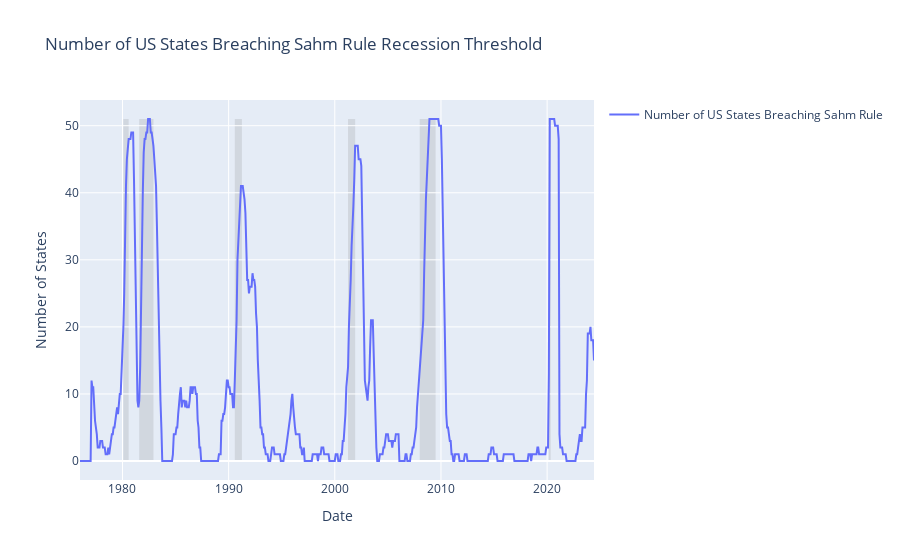

Here is the notebook cell this chart was saved with:
### Code cell
from fredapi import Fred
import pandas as pd
import plotly.graph_objects as go
import ssl

ssl._create_default_https_context = ssl._create_unverified_context

fred = Fred(api_key="d0b19bd01f39fdd7318477768791c1a9")

states = ['AK', 'AL', 'AR', 'AZ', 'CA', 'CO', 'CT', 'DC', 'DE', 'FL', 'GA', 'HI', 'IA', 'ID', 'IL', 'IN', 'KS', 'KY', 'LA', 'MA', 'MD',
          'ME', 'MI', 'MN', 'MO', 'MS', 'MT', 'NC', 'ND', 'NE', 'NH', 'NJ', 'NM', 'NV', 'NY', 'OH', 'OK', 'OR', 'PA', 'RI', 'SC', 'SD',
          'TN', 'TX', 'UT', 'VA', 'VT', 'WA', 'WI', 'WV', 'WY']

# Dictionary to hold the data for each series
df = pd.DataFrame(columns=states)

# Loop through each ticker and fetch the series data
for x in states:
    try:
        df[x] = fred.get_series(x + 'UR')
    except Exception as e:
        print(f"Error fetching data for {x + 'UR'}: {e}")

df_sahm = df.rolling(3).mean() - df.rolling(3).mean().rolling(12).min()
df_sahm_count = df_sahm.applymap(lambda x: 1 if x > 0.5 else 0)
sahm_series = df_sahm_count.sum(axis=1).rename('Number of US States Breaching Sahm Rule Recession Threshold')

# Fetch US recession data
recession_data = fred.get_series('USREC')
recession_periods = recession_data[recession_data == 1]
recession_periods = recession_periods[recession_periods.index >= sahm_series.index[0]]

fig = go.Figure()

# Add Sahm series to the plot
fig.add_trace(go.Scatter(x=sahm_series.index, y=sahm_series.values, mode='lines', name='Number of US States Breaching Sahm Rule'))

# Identify recession periods and add shading
in_recession = False
for date in recession_periods.index:
    if not in_recession:
        recession_start = date
        in_recession = True
    if in_recession and (date + pd.DateOffset(months=1) not in recession_periods.index):
        fig.add_shape(type="rect",
                      x0=recession_start, x1=date + pd.DateOffset(months=1),
                      y0=0, y1=sahm_series.max(),
                      fillcolor="gray", opacity=0.2,
                      layer="below", line_width=0)
        in_recession = False

# Update layout
fig.update_layout(title="Number of US States Breaching Sahm Rule Recession Threshold",
                  xaxis_title="Date",
                  yaxis_title="Number of States",
                  showlegend=True)

fig.show()

### Figure 1 — Plotly figure (JSON) as saved in the notebook; plotly's stock layout.template omitted (floating-point values rounded to 4 significant figures; data arrays with more than 128 entries replaced by an {"elided": "..."} marker saying what was removed)
{"data": [{"mode": "lines", "name": "Number of US States Breaching Sahm Rule", "type": "scatter", "x": {"elided": "582 str values"}, "y": {"elided": "582 int values"}}], "layout": {"shapes": [{"fillcolor": "gray", "layer": "below", "line": {"width": 0}, "opacity": 0.2, "type": "rect", "x0": "1980-02-01T00:00:00", "x1": "1980-08-01T00:00:00", "y0": 0, "y1": 51}, {"fillcolor": "gray", "layer": "below", "line": {"width": 0}, "opacity": 0.2, "type": "rect", "x0": "1981-08-01T00:00:00", "x1": "1982-12-01T00:00:00", "y0": 0, "y1": 51}, {"fillcolor": "gray", "layer": "below", "line": {"width": 0}, "opacity": 0.2, "type": "rect", "x0": "1990-08-01T00:00:00", "x1": "1991-04-01T00:00:00", "y0": 0, "y1": 51}, {"fillcolor": "gray", "layer": "below", "line": {"width": 0}, "opacity": 0.2, "type": "rect", "x0": "2001-04-01T00:00:00", "x1": "2001-12-01T00:00:00", "y0": 0, "y1": 51}, {"fillcolor": "gray", "layer": "below", "line": {"width": 0}, "opacity": 0.2, "type": "rect", "x0": "2008-01-01T00:00:00", "x1": "2009-07-01T00:00:00", "y0": 0, "y1": 51}, {"fillcolor": "gray", "layer": "below", "line": {"width": 0}, "opacity": 0.2, "type": "rect", "x0": "2020-03-01T00:00:00", "x1": "2020-05-01T00:00:00", "y0": 0, "y1": 51}], "showlegend": true, "title": {"text": "Number of US States Breaching Sahm Rule Recession Threshold"}, "xaxis": {"title": {"text": "Date"}}, "yaxis": {"title": {"text": "Number of States"}}}}
